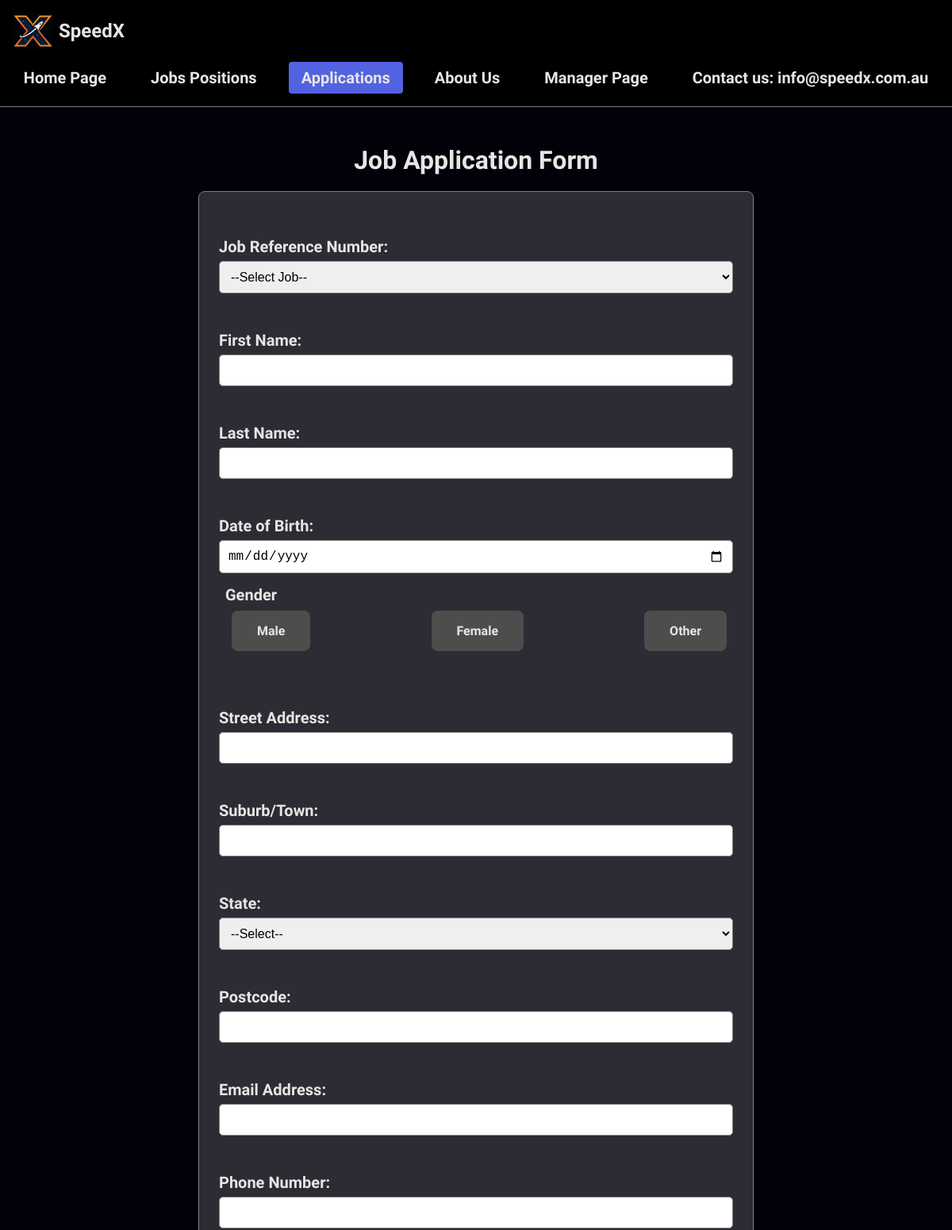
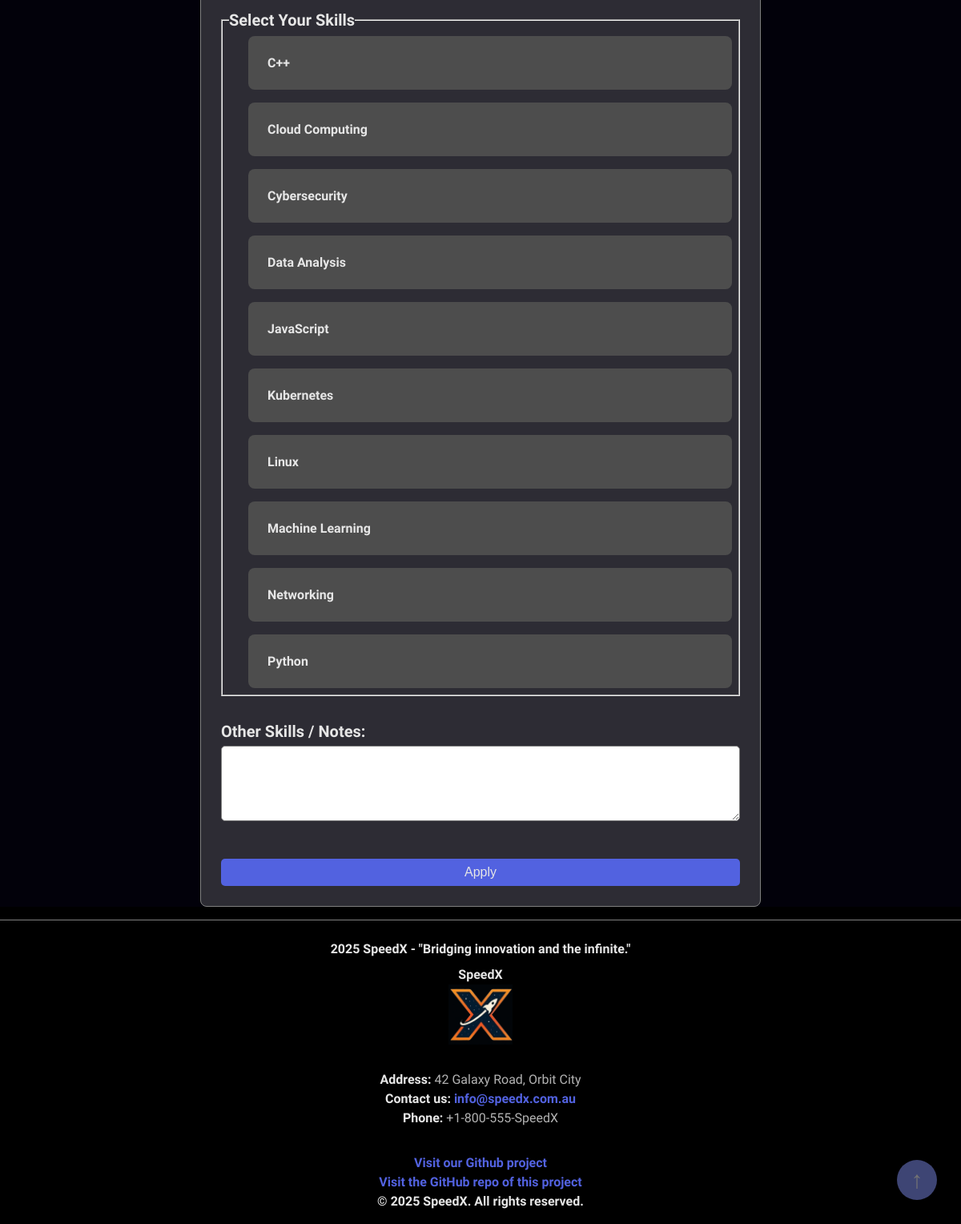
The page /apply.php on the database its author committed (2 pictures, top to bottom).
### tables this page shows
CREATE TABLE `skills` (
  `skill_id` int(11) NOT NULL,
  `skill_name` varchar(100) NOT NULL
);

### apply.php (the view, shortened to what this page needs)
<?php
require_once "settings.php";
$conn = new mysqli($host, $user, $pwd, $sql_db);
$old_input = $_SESSION['apply_form_data'] ?? [];
$skills_array = [];
$skills_query = "SELECT skill_id, skill_name FROM skills ORDER BY skill_name ASC";
$stmt = $conn->prepare($skills_query);
$stmt->execute();
$skills_result = $stmt->get_result();
if ($skills_result && $skills_result->num_rows > 0) {
    while ($row = $skills_result->fetch_assoc()) {
        $skills_array[] = $row;
    }
}
?>
<!DOCTYPE html>
<html lang="en">
<head>
    <link href="styles/common_styles.css" rel="stylesheet">
    <link href="styles/apply_styles.css" rel="stylesheet">
</head>
<body id="apply-body">
    <?php include("header.inc"); ?>
    <main class="jobs-main">
        <h1 id="h1-apply">Job Application Form</h1>
        <form id="jobApplicationForm" method="post" action="process_eoi.php" novalidate="novalidate">
            <label for="reference_number">Job Reference Number:</label>
            <select id="reference_number" name="reference_number" required>
                <option value="">--Select Job--</option>
            </select>
            <label for="first_name">First Name:</label>
            <input type="text" id="first_name" name="first_name" maxlength="50" required pattern="[A-Za-zÀ-ỹà-ỹ\s]+"
                   value="<?php echo htmlspecialchars($old_input['first_name'] ?? ''); ?>">
            <label for="last_name">Last Name:</label>
            <input type="text" id="last_name" name="last_name" maxlength="50" required pattern="[A-Za-zÀ-ỹà-ỹ\s]+"
                   value="<?php echo htmlspecialchars($old_input['last_name'] ?? ''); ?>">
            <label for="dob">Date of Birth:</label>
            <input type="date" id="dob" name="date_of_birth" required
                   value="<?php echo htmlspecialchars($old_input['date_of_birth'] ?? ''); ?>">
            <fieldset id="gender-field">
                <legend>Gender</legend>
                <label for="male"> Male</label>
                <label for="female">Female</label>
                <label for="other">Other</label>
            </fieldset>
            <label for="street">Street Address:</label>
            <input type="text" id="street" name="street" maxlength="100" required
                   value="<?php echo htmlspecialchars($old_input['street'] ?? ''); ?>">
            <label for="suburb">Suburb/Town:</label>
            <input type="text" id="suburb" name="suburb" maxlength="50" required
                   value="<?php echo htmlspecialchars($old_input['suburb'] ?? ''); ?>">
            <label for="state">State:</label>
            <select id="state" name="state" required>
                <option value="">--Select--</option>
            </select>
            <label for="postcode">Postcode:</label>
            <input type="text" id="postcode" name="postcode" maxlength="10" pattern="\d{4,10}" required
                   value="<?php echo htmlspecialchars($old_input['postcode'] ?? ''); ?>">
            <label for="email">Email Address:</label>
            <input type="email" id="email" name="email" maxlength="100" required
                   value="<?php echo htmlspecialchars($old_input['email'] ?? ''); ?>">
            <label for="phone">Phone Number:</label>
            <input type="text" id="phone" name="phone" maxlength="20" pattern="[0-9+\s-]+" required
                   value="<?php echo htmlspecialchars($old_input['phone'] ?? ''); ?>">
            <fieldset>
                <legend>Select Your Skills</legend>
                <?php if (!empty($skills_array)): ?>
                    <?php
                    foreach ($skills_array as $row):
                    $skill_id = $row['skill_id'];
                    ?>
                        <div class="fieldset-container skills-container">
                            <label for="skill_<?php echo $skill_id; ?>"><?php echo htmlspecialchars($row['skill_name']); ?></label>
                        </div>
                    <?php endforeach; ?>
                <?php else: ?>
                    <p>No skills found. Please contact admin.</p>
                <?php endif; ?>
            </fieldset>
            <label for="otherSkills">Other Skills / Notes:</label>
            <textarea id="otherSkills" name="other_skills" rows="4" cols="40"><?php echo htmlspecialchars($old_input['other_skills'] ?? ''); ?></textarea>
            <button id="apply-button" type="submit">Apply</button>
        </form>
    </main>
    <?php include("footer.inc"); ?>
</body>
</html>

### header.inc
<header>
    <div id="logo">
        <img src="images/speedx_logo.png" height="50" width="50" alt="SpeedX logo">
        <p>SpeedX</p>
    </div>
    <?php include("nav.inc") ?>
</header>

### nav.inc (shortened to what this page needs)
<?php
if (!isset($pages) || !is_array($pages)) {
    $pages = [
        'index.php' => 'Home Page',
        'jobs.php' => 'Jobs Positions',
        'apply.php' => 'Applications',
        'about.php' => 'About Us',
        'login.php' => 'Manager Page'
    ];
}
$current_page = basename($_SERVER['PHP_SELF']);
?>
<nav id="nav-menu">
    <ul>
        <?php foreach ($pages as $file => $title): ?>
            <li>
                <?php if ($file === $current_page): ?>
                    <a id="current-page" href="#"><?= htmlspecialchars($title) ?></a>
                <?php else: ?>
                    <a href="<?= htmlspecialchars($file) ?>"><?= htmlspecialchars($title) ?></a>
                <?php endif; ?>
            </li>
        <?php endforeach; ?>
        <li>
            <a href="mailto:info@speedx.com.au"><strong>Contact us:</strong> info@speedx.com.au</a>
        </li>
    </ul>
</nav>
<a  href="#top" id="backToTop">&#8593;</a>

### footer.inc
<footer>
    <strong>2025 SpeedX - "Bridging innovation and the infinite."</strong>
    <div id="footer-logo">
        <p><strong>SpeedX</strong></p>
        <img src="images/speedx_logo.png" height="80" width="80" alt="speedX logo">
    </div>
    <div id="contact-info">
        <p><strong>Address:</strong> 42 Galaxy Road, Orbit City</p>
        <a href="mailto:info@speedx.com.au"><strong>Contact us:</strong> info@speedx.com.au</a>
        <p><strong>Phone:</strong> +1-800-555-SpeedX</p>
    </div>
    <div id="project-info">
        <a href="https://github.com/users/bibibilatoi/projects/2" target="_blank">
            Visit our Github project
        </a>
        <a href="https://github.com/bibibilatoi/project2" target="_blank">
            Visit the GitHub repo of this project
        </a>
        <strong>&copy; 2025 SpeedX. All rights reserved.</strong>
    </div>
</footer>

### styles/common_styles.css (style rules this page uses)
* { margin: 0; padding: 0; box-sizing: border-box; --bg-primary: hsl(0, 0%, 0%); --bg-secondary: hsl(0, 0%, 15%); --bg-third: hsl(0, 0%, 30%); --border: hsl(0, 0%, 50%); --text-primary: hsl(0, 0%, 90%); --text-secondary: hsl(0, 0%, 70%); --accent-primary: hsl(233, 70%, 60%); --accent-secondary: hsl(233, 70%, 70%); --space-img: url("../images/space-bg3.jpg"); --green: hsl(139, 95%, 55%); --red: hsl(353, 84%, 45%); }
body { font-family: 'Exo 2', sans-serif; background-color: var(--bg-primary); color: var(--text-primary); }
p, li, figcaption, label { font-size: 16px; }
img { max-width:100%; height:auto; display: block; }
a { color:var(--accent-primary); z-index: 9999; }
#backToTop { position: fixed; bottom: 30px; right: 30px; width: 50px; height: 50px; background-color: var(--accent-secondary); color: var(--text-primary); border-radius: 50%; text-align: center; line-height: 50px; font-size: 30px; text-decoration: none; transition: background-color 0.3s, opacity 0.3s, transform 0.5s ease; opacity: 0.5; }
header { border-bottom: 1px solid var(--border); }
#logo { display: flex; align-items: center; padding: 1rem 0 0 1rem; }
#logo p { margin-left: 0.5rem; font-size: 1.5rem; font-weight: bold; }
#nav-menu { width: 100%; padding: 1rem 0; }
#nav-menu ul { display: flex; flex-wrap: wrap; justify-content: center; list-style: none; gap: 1.5rem; align-items: center; }
#nav-menu a { display: block; padding: 0.5rem 1rem; text-decoration: none; color:var(--text-primary); font-weight: bold; transition: background-color 0.3s ease-in-out, color 0.1s ease-in; border-radius: 4px; font-size:20px; }
#nav-menu li { opacity:0; animation: menuSlideIn 0.5s ease-out forwards; }
#nav-menu li:nth-child(1) { animation-delay:0.1s; }
#nav-menu li:nth-child(2) { animation-delay:0.25s; }
#nav-menu li:nth-child(3) { animation-delay:0.4s; }
#nav-menu li:nth-child(4) { animation-delay:0.55s; }
#nav-menu li:nth-child(5) { animation-delay:0.7s; }
#nav-menu li:nth-child(6) { animation-delay:0.85s; }
#nav-menu #current-page { animation: activateCurrent 0.4s 1.2s forwards ease-in-out; }
footer { border-top: 1px solid var(--border); display: flex; flex-direction: column; clear: both; align-items: center; text-align: center; margin: 1rem 0; color: var(--text-secondary); line-height: 1.5rem; }
footer a { text-decoration: none; display: block; color: var(--accent-primary); font-weight: bold; }
footer strong { color: var(--text-primary); }
footer > strong { margin-top:1.5rem; margin-bottom: 0; }
footer p { font-size: 16px; color: var(--text-secondary); }
#footer-logo { display: block; margin-bottom: 2rem; }
#footer-logo p { margin-top: 0.5rem; }
#contact-info { margin-bottom: 2rem; }

### rows shown on the page
skills: skill_name "C++"
skills: skill_name "Cloud Computing"
skills: skill_name "Cybersecurity"
skills: skill_name "Data Analysis"
skills: skill_name "JavaScript"
skills: skill_name "Kubernetes"
skills: skill_name "Linux"
skills: skill_name "Machine Learning"
skills: skill_name "Networking"
skills: skill_name "Python"

### other values the page prints
$title "Home Page"
$title "Jobs Positions"
$title "Applications"
$title "About Us"
$title "Manager Page"
